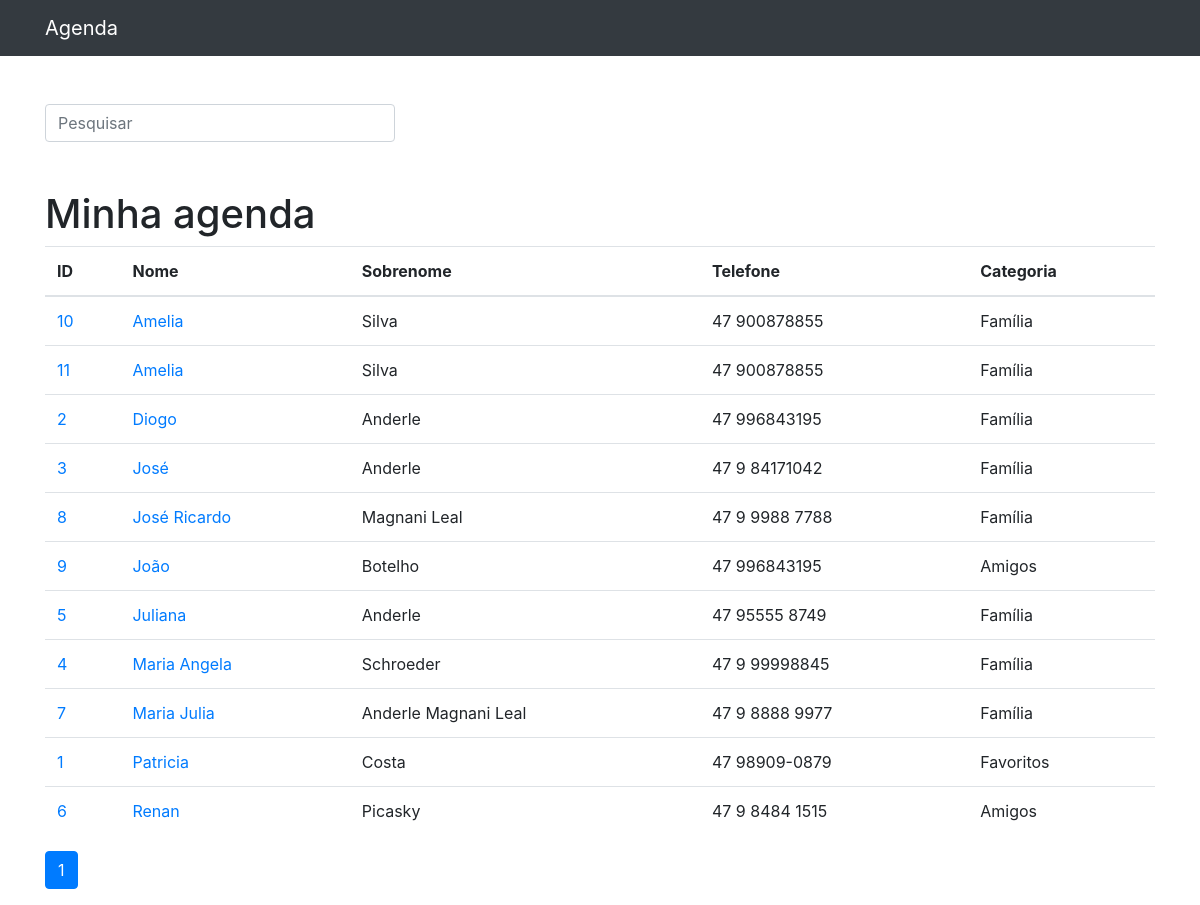
The page / on the database its author committed.
### contatos/models.py (models this page shows, shortened)
class Contato(models.Model):
    nome = models.CharField(max_length=30)
    sobrenome = models.CharField(max_length=30, blank=True)
    telefone = models.CharField(max_length=30)
    email = models.CharField(max_length=100, blank=True)
    data_criacao = models.DateTimeField(default=timezone.now)
    descricao = models.TextField(blank=True)
    categoria = models.ForeignKey(Categoria, on_delete=models.DO_NOTHING)
    mostrar = models.BooleanField(default=True)

class Categoria(models.Model):
    nome = models.CharField(max_length=100)
    def __str__(self):
        return self.nome

### contatos/views.py (the view)
# urls.py: path('', views.login, name='index.login'),
def index(request):
    contatos = Contato.objects.order_by('nome').filter(
        mostrar=True
    )
    paginator = Paginator(contatos, 25)
    page = request.GET.get('p')
    contatos = paginator.get_page(page)
    return render(request, 'contatos/index.html', {
        'contatos': contatos
    })

### contatos/templates/contatos/index.html
{% extends 'base.html'%}
{%block conteudo%}
    <h1 class="mt-5">Minha agenda</h1>
            <table class="table">
              <thead>
                <tr>
                  <th>ID</th>
                  <th>Nome</th>
                  <th>Sobrenome</th>
                  <th>Telefone</th>
                  <th>Categoria</th>
                </tr>
              </thead>
              <tbody>
                {% for contato in contatos %}
                    <tr>
                      <td>
                         <a href="{% url 'detalhes' contato.id%}">{{contato.id}}</a>
                      </td>
                      <td>
                        <a href="{% url 'detalhes' contato.id%}"> {{contato.nome}}</a>
                      </td>
                      <td>{{contato.sobrenome}}</td>
                      <td>{{contato.telefone}}</td>
                      <td>{{contato.categoria}}</td>
                    </tr>
                {% endfor %}
              </tbody>
            </table>
<nav aria-label="Page navigation example">
  <ul class="pagination">
      {%for pagina in contatos.paginator.page_range%}
        {% if contatos.number == pagina%}
            <li class="page-item active">
              <a class="page-link" href="?p={{ pagina }}&termo={{ request.GET.termo }}">{{ pagina }}</a>
            </li>
        {%else%}
             <li class="page-item">
               <a class="page-link" href="?p={{ pagina }}&termo={{ request.GET.termo }}">{{ pagina }}</a>
            </li>
        {%endif%}
      {%endfor%}
  </ul>
</nav>
{%endblock%}

### templates/base.html (shortened to what this page needs)
{% load static %}
<!DOCTYPE html>
<html lang="pt">
<head>
  {%include 'partials/_head.html'%}
</head>
<body>
  {%include 'partials/_navigation.html'%}
  <div class="container">
    <div class="row">
      <div class="col-lg-12">
        {% if 'accounts' not in request.path %}
        <br><br>
        <form method="get" action="{%url 'busca' %}">
          <div class="form-group row">
            <div class="col-12">
              <input class="form-control"
                     type="search"
                     value="{{ request.GET.termo }}"
                     id="search-input"
                     placeholder="Pesquisar"
                     name="termo"
                     style="width:350px">
            </div>
          </div>
        </form>
         {% endif %}
        {%block conteudo%}{%endblock%}
      </div>
    </div>
  </div>
</body>
</html>

### templates/partials/_head.html (shortened to what this page needs)
{% load static %}
<link href="{%static 'vendor/bootstrap/css/bootstrap.min.css'%}" rel="stylesheet">

### templates/partials/_navigation.html (shortened to what this page needs)
<nav class="navbar navbar-expand-lg navbar-dark bg-dark static-top">
<div class="container">
  <a class="navbar-brand" href="{% url 'index' %}">Agenda</a>
</div>
</nav>

### rows shown on the page
Contato: id "10", nome "Amelia", sobrenome "Silva", telefone "47 900878855", categoria "Família"
Contato: id "11", nome "Amelia", sobrenome "Silva", telefone "47 900878855", categoria "Família"
Contato: id "2", nome "Diogo", sobrenome "Anderle", telefone "47 996843195", categoria "Família"
Contato: id "3", nome "José", sobrenome "Anderle", telefone "47 9 84171042", categoria "Família"
Contato: id "8", nome "José Ricardo", sobrenome "Magnani Leal", telefone "47 9 9988 7788", categoria "Família"
Contato: id "9", nome "João", sobrenome "Botelho", telefone "47 996843195", categoria "Amigos"
Contato: id "5", nome "Juliana", sobrenome "Anderle", telefone "47 95555 8749", categoria "Família"
Contato: id "4", nome "Maria Angela", sobrenome "Schroeder", telefone "47 9 99998845", categoria "Família"
Contato: id "7", nome "Maria Julia", sobrenome "Anderle Magnani Leal", telefone "47 9 8888 9977", categoria "Família"
Contato: id "1", nome "Patricia", sobrenome "Costa", telefone "47 98909-0879", categoria "Favoritos"
Contato: id "6", nome "Renan", sobrenome "Picasky", telefone "47 9 8484 1515", categoria "Amigos"

### other values the page prints
{{ pagina }} "1"
